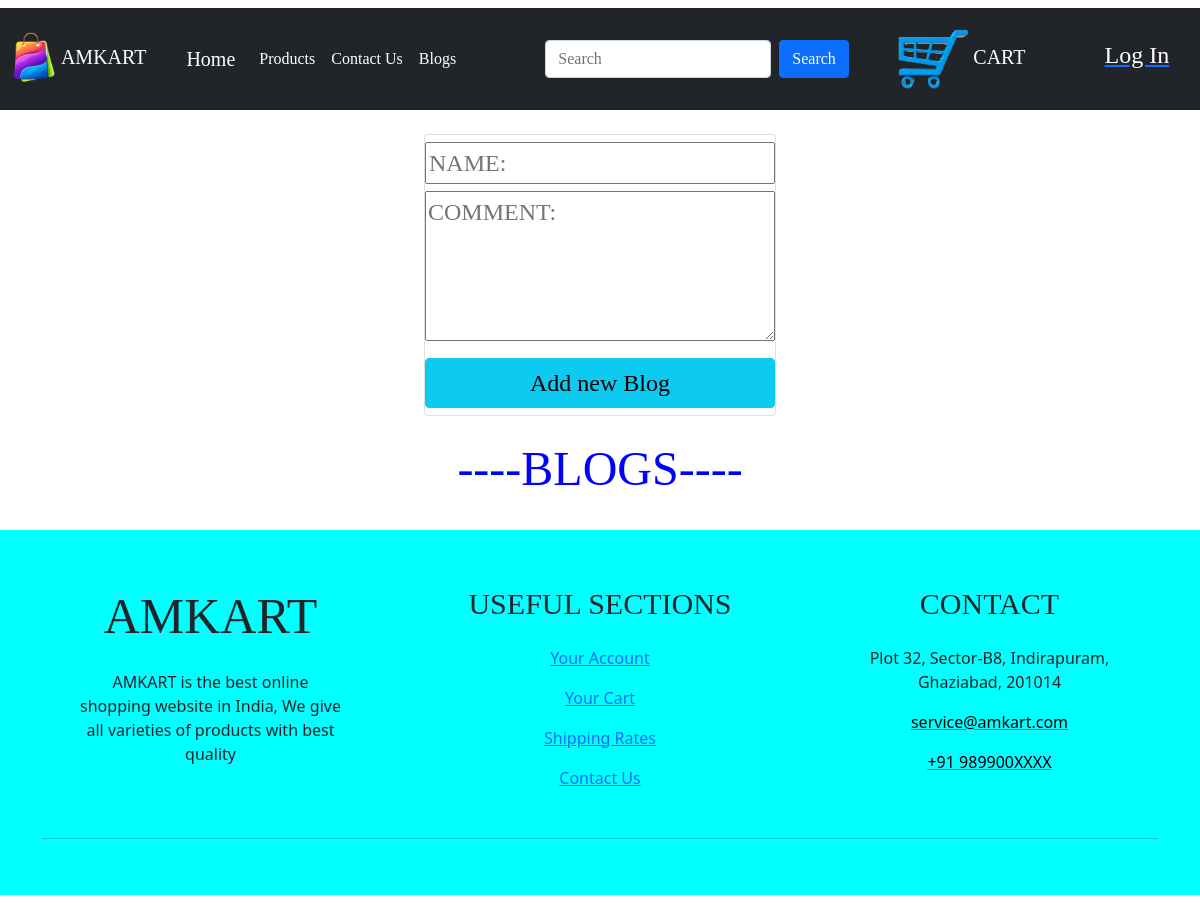
/blog/, run on an earlier commit of the app's database.
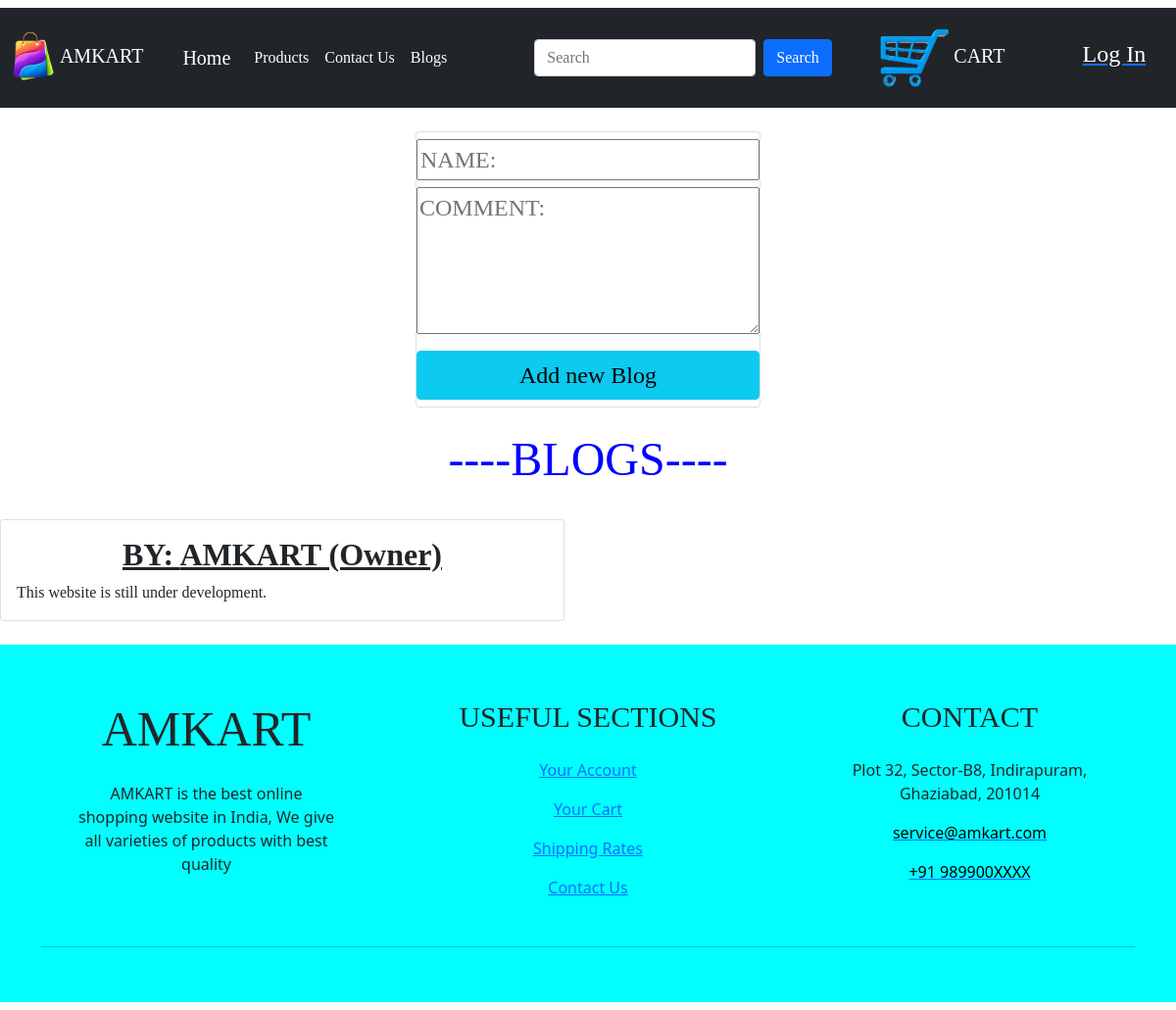
And on a later commit of the database.
### app/models.py (models this page shows, shortened)
class company(models.Model):
    name=models.CharField(max_length=200, null=True)
    logo=models.ImageField(upload_to='static')

class blog_data(models.Model):
    name=models.CharField(max_length=200, null=True)
    message=models.CharField(max_length=500, null=True)

### p2/views.py (the view)
# urls.py: 2. Add a URL to urlpatterns:  path('blog/', include('blog.urls'))
def blog(request):
    form=add_blog_data
    if request.method=='POST':
        form=add_blog_data(request.POST)
        if form.is_valid:
            form.save()
    blogs=blog_data.objects.all()
    Details=company.objects.all()
    context={"Details": Details, "blogs": blogs, "form": form}
    return render(request, 'helo/blog.html', context)

### p2/templates/helo/blog.html (shortened to what this page needs)
{% extends "helo/basic.html" %}
{% block body %}
<div class="card" style="width: 22rem; margin: auto; margin-top: 2%; margin-bottom: 2%;">
  <form method="POST" style="text-align: center; font-family: Kristen ITC; font-size: x-large;">
    <input type="text" name="name" maxlength="200" required="" id="id_name" placeholder="NAME: " style="width: 100%; margin-top: 2%;">
    <br>
    <textarea name="message" maxlength="500" required="" id="id_message" placeholder="COMMENT: "style="width: 100%; height: 150px; margin-top: 2%;"></textarea>
    <br>
    <input type="submit" class="btn btn-info" style="font-size: x-large; width: 23%; font-family: Kristen ITC; width: 100%; margin-top: 2%; margin-bottom: 2%;" value="Add new Blog">
  </form>
</div>
<h1 style="margin-top: 2%; font-family: Kristen ITC; font-size: 300%; color: blue; text-align: center;">----BLOGS----</h1>
<div class="row" style="font-family: Kristen ITC; width: 100%;">
  {% for a in blogs %}
  <div class="col-sm-6" style="margin-top: 2%;">
    <div class="card">
      <div class="card-body">
        <h5 class="card-title" style="text-align: center; font-size: xx-large;"><b><u>BY: {{a.name}}</u></b></h5>
        <p class="card-text">{{a.message}}</p>
      </div>
    </div>
  </div>
  {% endfor %}
</div>
<br>
{% endblock %}

### p2/templates/helo/basic.html (shortened to what this page needs)
{% load static %}
<!doctype html>
<html lang="en">
  <head>
    <link href="https://cdn.jsdelivr.net/npm/bootstrap@5.0.1/dist/css/bootstrap.min.css" rel="stylesheet">
  </head>
  <body onload="ma()">
    <nav class="navbar navbar-expand-lg navbar-dark bg-dark mt-2" style="font-family: Kristen ITC;">
      <nav class="navbar navbar-dark bg-dark">
        <div class="container-fluid">
          <a class="navbar-brand" href="{% url 'index' %}">
            {% for a in Details %}
            <img src="/media/{{a.logo}}" alt="logo" width="45" height="54" class="d-inline-block align-text-center">
            {{a.name}}
            {% endfor %}
          </a>
        </div>
      </nav>
      <div class="container-fluid">
        <a class="navbar-brand" href="{% url 'index' %}">Home</a>
        <div class="collapse navbar-collapse" id="navbarSupportedContent">
          <ul class="navbar-nav me-auto mb-2 mb-lg-0">
            <li class="nav-item">
              <a class="nav-link active" aria-current="page" href="{% url 'products' %}">Products</a>
            </li>
            <li class="nav-item">
              <a class="nav-link active" href="{% url 'contact' %}">Contact Us</a>
            </li>
            <li class="nav-item">
              <a class="nav-link active" href="{% url 'blog' %}">Blogs</a>
            </li>
          </ul>
          <form class="d-flex" style="margin-right: 4%;">
            <input class="form-control me-2" type="search" placeholder="Search" aria-label="Search">
            <button class="btn btn-primary" type="submit">Search</button>
          </form>
          <nav class="navbar navbar-light">
            <div class="container">
              <a class="navbar-brand" href="{% url 'cart' %}">
                <img src="/media/static/cart_icon.png" alt="cart" width="70" height="60">
                CART
              </a>
            </div>
          </nav>
          <nav class="navbar navbar-light">
            <div class="container">
              <pre> </pre>
            </div>
          </nav>
          <label style="color: white; font-size: 150%; margin-bottom: 0.2cm; margin-left: 2%; margin-right: 2%;" id="logn"><a href="{% url 'login' %}"><font color="white">Log In</font></a></label>
        </div>
      </div>
    </nav>
    {% block body %} {% endblock %}
<div class="footer" style="margin-bottom: 0.7%;">
<footer class="page-footer font-small mdb-color pt-4">
  <div class="container text-center text-md-left">
    <div class="row text-center text-md-left mt-3 pb-3">
      <div class="col-md-3 col-lg-3 col-xl-3 mx-auto mt-3">
        <h6 class="text-uppercase mb-4 font-weight-bold" style="font-size: 50px; font-family: Kristen ITC;">AMKART</h6>
        <p>AMKART is the best online shopping website in India, We give all varieties of products with best quality</p>
      </div>
      <div class="col-md-3 col-lg-2 col-xl-2 mx-auto mt-3" style="width: 30%;">
        <h6 class="text-uppercase mb-4 font-weight-bold" style="font-size: 30px; font-family: Kristen ITC;">Useful sections</h6>
        <p>
          <a href="#">Your Account</a>
        </p>
        <p>
          <a href="{% url 'cart' %}">Your Cart</a>
        </p>
        <p>
          <a href="{% url 'shipping_rates' %}">Shipping Rates</a>
        </p>
        <p>
          <a href="{% url 'contact' %}">Contact Us</a>
        </p>
      </div>
      <div class="col-md-4 col-lg-3 col-xl-3 mx-auto mt-3">
        <h6 class="text-uppercase mb-4 font-weight-bold" style="font-size: 30px; font-family: Kristen ITC;">Contact</h6>
        <p>
          Plot 32, Sector-B8, Indirapuram, Ghaziabad, 201014</p>
        <p>
          <a href="mailto:service@amkart.com"><font color="black">service@amkart.com</font></a></p>
        <p>
          <a href="tel:989900XXXX"><font color="black">+91 989900XXXX</font></a></p>
      </div>
    </div>
    <hr>
    <div class="row d-flex align-items-center">
      <div class="col-md-5 col-lg-4 ml-lg-0">
        <div class="text-center text-md-right">
          <ul class="list-unstyled list-inline">
            <li class="list-inline-item">
              <a class="btn-floating btn-sm rgba-white-slight mx-1">
              </a>
            </li>
            <li class="list-inline-item">
              <a class="btn-floating btn-sm rgba-white-slight mx-1">
              </a>
            </li>
            <li class="list-inline-item">
              <a class="btn-floating btn-sm rgba-white-slight mx-1">
              </a>
            </li>
            <li class="list-inline-item">
              <a class="btn-floating btn-sm rgba-white-slight mx-1">
              </a>
            </li>
          </ul>
        </div>
      </div>
    </div>
  </div>
</footer>
</div>
  </body>
</html>

### p2/templates/helo/basic.html (style rules this page uses)
.footer { background-color: aqua; }

What changed in the data, as far as the page shows it:
added blog_data: name "AMKART (Owner)", message "This website is still under development."
